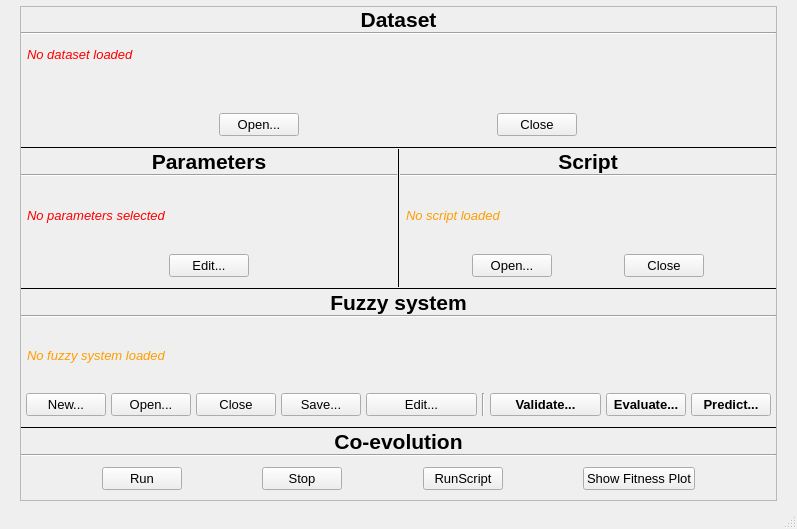
<?xml version="1.0" encoding="UTF-8"?>
<ui version="4.0">
 <class>FugeMain</class>
 <widget class="QMainWindow" name="FugeMain">
  <property name="geometry">
   <rect>
    <x>0</x>
    <y>0</y>
    <width>797</width>
    <height>529</height>
   </rect>
  </property>
  <property name="windowTitle">
   <string>FUGE-LC</string>
  </property>
  <property name="windowIcon">
   <iconset resource="fuzzyResources.qrc">
    <normaloff>:/icons/icons/fuzzy.png</normaloff>:/icons/icons/fuzzy.png</iconset>
  </property>
  <widget class="QWidget" name="centralWidget">
   <property name="sizePolicy">
    <sizepolicy hsizetype="Minimum" vsizetype="Minimum">
     <horstretch>0</horstretch>
     <verstretch>0</verstretch>
    </sizepolicy>
   </property>
   <property name="font">
    <font>
     <kerning>false</kerning>
    </font>
   </property>
   <property name="styleSheet">
    <string/>
   </property>
   <layout class="QHBoxLayout" name="horizontalLayout">
    <property name="spacing">
     <number>0</number>
    </property>
    <property name="leftMargin">
     <number>0</number>
    </property>
    <property name="topMargin">
     <number>6</number>
    </property>
    <property name="rightMargin">
     <number>0</number>
    </property>
    <property name="bottomMargin">
     <number>6</number>
    </property>
    <item>
     <spacer name="horizontalSpacer">
      <property name="orientation">
       <enum>Qt::Horizontal</enum>
      </property>
      <property name="sizeType">
       <enum>QSizePolicy::Minimum</enum>
      </property>
      <property name="sizeHint" stdset="0">
       <size>
        <width>20</width>
        <height>20</height>
       </size>
      </property>
     </spacer>
    </item>
    <item>
     <widget class="QFrame" name="frame">
      <property name="sizePolicy">
       <sizepolicy hsizetype="Minimum" vsizetype="Minimum">
        <horstretch>0</horstretch>
        <verstretch>0</verstretch>
       </sizepolicy>
      </property>
      <property name="font">
       <font>
        <pointsize>10</pointsize>
        <italic>false</italic>
        <underline>false</underline>
        <strikeout>false</strikeout>
        <stylestrategy>PreferDefault</stylestrategy>
        <kerning>true</kerning>
       </font>
      </property>
      <property name="cursor">
       <cursorShape>ArrowCursor</cursorShape>
      </property>
      <property name="acceptDrops">
       <bool>false</bool>
      </property>
      <property name="autoFillBackground">
       <bool>false</bool>
      </property>
      <property name="styleSheet">
       <string/>
      </property>
      <property name="frameShape">
       <enum>QFrame::StyledPanel</enum>
      </property>
      <property name="frameShadow">
       <enum>QFrame::Plain</enum>
      </property>
      <property name="lineWidth">
       <number>4</number>
      </property>
      <layout class="QVBoxLayout" name="verticalLayout_2">
       <property name="spacing">
        <number>0</number>
       </property>
       <property name="margin">
        <number>0</number>
       </property>
       <item>
        <layout class="QVBoxLayout" name="dataLayout">
         <property name="spacing">
          <number>0</number>
         </property>
         <property name="topMargin">
          <number>0</number>
         </property>
         <property name="bottomMargin">
          <number>0</number>
         </property>
         <item>
          <widget class="QLabel" name="label_2">
           <property name="sizePolicy">
            <sizepolicy hsizetype="Preferred" vsizetype="Fixed">
             <horstretch>0</horstretch>
             <verstretch>0</verstretch>
            </sizepolicy>
           </property>
           <property name="font">
            <font>
             <pointsize>16</pointsize>
             <weight>75</weight>
             <bold>true</bold>
            </font>
           </property>
           <property name="styleSheet">
            <string notr="true"/>
           </property>
           <property name="frameShape">
            <enum>QFrame::NoFrame</enum>
           </property>
           <property name="text">
            <string>Dataset</string>
           </property>
           <property name="alignment">
            <set>Qt::AlignCenter</set>
           </property>
          </widget>
         </item>
         <item>
          <widget class="Line" name="line_4">
           <property name="orientation">
            <enum>Qt::Horizontal</enum>
           </property>
          </widget>
         </item>
         <item>
          <spacer name="verticalSpacer_2">
           <property name="orientation">
            <enum>Qt::Vertical</enum>
           </property>
           <property name="sizeType">
            <enum>QSizePolicy::Fixed</enum>
           </property>
           <property name="sizeHint" stdset="0">
            <size>
             <width>20</width>
             <height>10</height>
            </size>
           </property>
          </spacer>
         </item>
         <item>
          <widget class="QLabel" name="label_dataInfo">
           <property name="font">
            <font>
             <italic>true</italic>
            </font>
           </property>
           <property name="styleSheet">
            <string>color: rgb(255, 0, 0)</string>
           </property>
           <property name="text">
            <string>No dataset loaded</string>
           </property>
           <property name="wordWrap">
            <bool>true</bool>
           </property>
           <property name="indent">
            <number>6</number>
           </property>
           <property name="textInteractionFlags">
            <set>Qt::LinksAccessibleByMouse|Qt::TextSelectableByMouse</set>
           </property>
          </widget>
         </item>
         <item>
          <widget class="QLabel" name="label_dataSamples">
           <property name="text">
            <string/>
           </property>
           <property name="indent">
            <number>6</number>
           </property>
          </widget>
         </item>
         <item>
          <widget class="QLabel" name="label_dataVars">
           <property name="text">
            <string/>
           </property>
           <property name="indent">
            <number>6</number>
           </property>
          </widget>
         </item>
         <item>
          <spacer name="verticalSpacer_14">
           <property name="orientation">
            <enum>Qt::Vertical</enum>
           </property>
           <property name="sizeType">
            <enum>QSizePolicy::Minimum</enum>
           </property>
           <property name="sizeHint" stdset="0">
            <size>
             <width>20</width>
             <height>10</height>
            </size>
           </property>
          </spacer>
         </item>
         <item>
          <layout class="QHBoxLayout" name="horizontalLayout_4">
           <property name="spacing">
            <number>0</number>
           </property>
           <item>
            <widget class="QPushButton" name="btOpenData">
             <property name="sizePolicy">
              <sizepolicy hsizetype="Fixed" vsizetype="Fixed">
               <horstretch>0</horstretch>
               <verstretch>0</verstretch>
              </sizepolicy>
             </property>
             <property name="text">
              <string>Open...</string>
             </property>
            </widget>
           </item>
           <item>
            <widget class="QPushButton" name="btCloseData">
             <property name="sizePolicy">
              <sizepolicy hsizetype="Fixed" vsizetype="Fixed">
               <horstretch>0</horstretch>
               <verstretch>0</verstretch>
              </sizepolicy>
             </property>
             <property name="text">
              <string>Close</string>
             </property>
            </widget>
           </item>
          </layout>
         </item>
         <item>
          <spacer name="verticalSpacer_5">
           <property name="orientation">
            <enum>Qt::Vertical</enum>
           </property>
           <property name="sizeType">
            <enum>QSizePolicy::Fixed</enum>
           </property>
           <property name="sizeHint" stdset="0">
            <size>
             <width>20</width>
             <height>10</height>
            </size>
           </property>
          </spacer>
         </item>
        </layout>
       </item>
       <item>
        <widget class="Line" name="line_3">
         <property name="frameShadow">
          <enum>QFrame::Plain</enum>
         </property>
         <property name="lineWidth">
          <number>1</number>
         </property>
         <property name="orientation">
          <enum>Qt::Horizontal</enum>
         </property>
        </widget>
       </item>
       <item>
        <layout class="QHBoxLayout" name="params_scriptLayout">
         <property name="spacing">
          <number>0</number>
         </property>
         <property name="sizeConstraint">
          <enum>QLayout::SetDefaultConstraint</enum>
         </property>
         <property name="margin">
          <number>0</number>
         </property>
         <item>
          <layout class="QVBoxLayout" name="parametersLayout">
           <property name="spacing">
            <number>0</number>
           </property>
           <property name="sizeConstraint">
            <enum>QLayout::SetFixedSize</enum>
           </property>
           <item>
            <widget class="QLabel" name="label_4">
             <property name="sizePolicy">
              <sizepolicy hsizetype="Preferred" vsizetype="Fixed">
               <horstretch>0</horstretch>
               <verstretch>0</verstretch>
              </sizepolicy>
             </property>
             <property name="font">
              <font>
               <pointsize>16</pointsize>
               <weight>75</weight>
               <bold>true</bold>
              </font>
             </property>
             <property name="text">
              <string>Parameters</string>
             </property>
             <property name="alignment">
              <set>Qt::AlignCenter</set>
             </property>
            </widget>
           </item>
           <item>
            <widget class="Line" name="line_9">
             <property name="orientation">
              <enum>Qt::Horizontal</enum>
             </property>
            </widget>
           </item>
           <item>
            <spacer name="horizontalSpacer_4">
             <property name="orientation">
              <enum>Qt::Horizontal</enum>
             </property>
             <property name="sizeType">
              <enum>QSizePolicy::MinimumExpanding</enum>
             </property>
             <property name="sizeHint" stdset="0">
              <size>
               <width>40</width>
               <height>0</height>
              </size>
             </property>
            </spacer>
           </item>
           <item>
            <spacer name="verticalSpacer_9">
             <property name="orientation">
              <enum>Qt::Vertical</enum>
             </property>
             <property name="sizeType">
              <enum>QSizePolicy::Fixed</enum>
             </property>
             <property name="sizeHint" stdset="0">
              <size>
               <width>20</width>
               <height>10</height>
              </size>
             </property>
            </spacer>
           </item>
           <item>
            <widget class="QLabel" name="label_paramInfo">
             <property name="sizePolicy">
              <sizepolicy hsizetype="Minimum" vsizetype="Minimum">
               <horstretch>0</horstretch>
               <verstretch>0</verstretch>
              </sizepolicy>
             </property>
             <property name="font">
              <font>
               <italic>true</italic>
              </font>
             </property>
             <property name="styleSheet">
              <string>color: rgb(255, 0, 0);</string>
             </property>
             <property name="text">
              <string>No parameters selected</string>
             </property>
             <property name="wordWrap">
              <bool>true</bool>
             </property>
             <property name="margin">
              <number>0</number>
             </property>
             <property name="indent">
              <number>6</number>
             </property>
             <property name="textInteractionFlags">
              <set>Qt::LinksAccessibleByMouse|Qt::TextSelectableByMouse</set>
             </property>
            </widget>
           </item>
           <item>
            <spacer name="verticalSpacer_10">
             <property name="orientation">
              <enum>Qt::Vertical</enum>
             </property>
             <property name="sizeType">
              <enum>QSizePolicy::Fixed</enum>
             </property>
             <property name="sizeHint" stdset="0">
              <size>
               <width>20</width>
               <height>10</height>
              </size>
             </property>
            </spacer>
           </item>
           <item>
            <layout class="QHBoxLayout" name="horizontalLayout_3">
             <property name="spacing">
              <number>0</number>
             </property>
             <property name="sizeConstraint">
              <enum>QLayout::SetDefaultConstraint</enum>
             </property>
             <item>
              <widget class="QPushButton" name="btEditParams">
               <property name="sizePolicy">
                <sizepolicy hsizetype="Fixed" vsizetype="Fixed">
                 <horstretch>0</horstretch>
                 <verstretch>0</verstretch>
                </sizepolicy>
               </property>
               <property name="text">
                <string>Edit...</string>
               </property>
              </widget>
             </item>
            </layout>
           </item>
           <item>
            <spacer name="verticalSpacer_8">
             <property name="orientation">
              <enum>Qt::Vertical</enum>
             </property>
             <property name="sizeType">
              <enum>QSizePolicy::Fixed</enum>
             </property>
             <property name="sizeHint" stdset="0">
              <size>
               <width>0</width>
               <height>10</height>
              </size>
             </property>
            </spacer>
           </item>
          </layout>
         </item>
         <item>
          <widget class="Line" name="line_8">
           <property name="sizePolicy">
            <sizepolicy hsizetype="Maximum" vsizetype="Minimum">
             <horstretch>0</horstretch>
             <verstretch>0</verstretch>
            </sizepolicy>
           </property>
           <property name="font">
            <font>
             <weight>50</weight>
             <bold>false</bold>
             <strikeout>false</strikeout>
             <kerning>false</kerning>
            </font>
           </property>
           <property name="contextMenuPolicy">
            <enum>Qt::DefaultContextMenu</enum>
           </property>
           <property name="autoFillBackground">
            <bool>false</bool>
           </property>
           <property name="frameShadow">
            <enum>QFrame::Plain</enum>
           </property>
           <property name="lineWidth">
            <number>1</number>
           </property>
           <property name="midLineWidth">
            <number>0</number>
           </property>
           <property name="orientation">
            <enum>Qt::Vertical</enum>
           </property>
          </widget>
         </item>
         <item>
          <layout class="QVBoxLayout" name="scriptLayout">
           <property name="spacing">
            <number>0</number>
           </property>
           <property name="sizeConstraint">
            <enum>QLayout::SetMaximumSize</enum>
           </property>
           <item>
            <widget class="QLabel" name="label_3">
             <property name="sizePolicy">
              <sizepolicy hsizetype="Preferred" vsizetype="Fixed">
               <horstretch>0</horstretch>
               <verstretch>0</verstretch>
              </sizepolicy>
             </property>
             <property name="font">
              <font>
               <pointsize>16</pointsize>
               <weight>75</weight>
               <bold>true</bold>
               <stylestrategy>PreferDefault</stylestrategy>
              </font>
             </property>
             <property name="autoFillBackground">
              <bool>false</bool>
             </property>
             <property name="text">
              <string>Script</string>
             </property>
             <property name="alignment">
              <set>Qt::AlignCenter</set>
             </property>
            </widget>
           </item>
           <item>
            <widget class="Line" name="line_5">
             <property name="orientation">
              <enum>Qt::Horizontal</enum>
             </property>
            </widget>
           </item>
           <item>
            <spacer name="horizontalSpacer_3">
             <property name="orientation">
              <enum>Qt::Horizontal</enum>
             </property>
             <property name="sizeType">
              <enum>QSizePolicy::MinimumExpanding</enum>
             </property>
             <property name="sizeHint" stdset="0">
              <size>
               <width>40</width>
               <height>0</height>
              </size>
             </property>
            </spacer>
           </item>
           <item>
            <spacer name="verticalSpacer_3">
             <property name="orientation">
              <enum>Qt::Vertical</enum>
             </property>
             <property name="sizeType">
              <enum>QSizePolicy::Fixed</enum>
             </property>
             <property name="sizeHint" stdset="0">
              <size>
               <width>20</width>
               <height>10</height>
              </size>
             </property>
            </spacer>
           </item>
           <item>
            <widget class="QLabel" name="label_scriptInfo">
             <property name="font">
              <font>
               <italic>true</italic>
              </font>
             </property>
             <property name="styleSheet">
              <string>color: rgb(255, 157, 0);</string>
             </property>
             <property name="lineWidth">
              <number>2</number>
             </property>
             <property name="text">
              <string>No script loaded</string>
             </property>
             <property name="scaledContents">
              <bool>true</bool>
             </property>
             <property name="wordWrap">
              <bool>true</bool>
             </property>
             <property name="margin">
              <number>0</number>
             </property>
             <property name="indent">
              <number>6</number>
             </property>
             <property name="textInteractionFlags">
              <set>Qt::LinksAccessibleByMouse|Qt::TextSelectableByMouse</set>
             </property>
            </widget>
           </item>
           <item>
            <spacer name="verticalSpacer_7">
             <property name="orientation">
              <enum>Qt::Vertical</enum>
             </property>
             <property name="sizeType">
              <enum>QSizePolicy::Fixed</enum>
             </property>
             <property name="sizeHint" stdset="0">
              <size>
               <width>20</width>
               <height>10</height>
              </size>
             </property>
            </spacer>
           </item>
           <item>
            <layout class="QHBoxLayout" name="horizontalLayout_5">
             <property name="spacing">
              <number>0</number>
             </property>
             <item>
              <widget class="QPushButton" name="btOpenScript">
               <property name="sizePolicy">
                <sizepolicy hsizetype="Fixed" vsizetype="Fixed">
                 <horstretch>0</horstretch>
                 <verstretch>0</verstretch>
                </sizepolicy>
               </property>
               <property name="text">
                <string>Open...</string>
               </property>
              </widget>
             </item>
             <item>
              <widget class="QPushButton" name="btCloseScript">
               <property name="sizePolicy">
                <sizepolicy hsizetype="Fixed" vsizetype="Fixed">
                 <horstretch>0</horstretch>
                 <verstretch>0</verstretch>
                </sizepolicy>
               </property>
               <property name="text">
                <string>Close</string>
               </property>
              </widget>
             </item>
            </layout>
           </item>
           <item>
            <spacer name="verticalSpacer_6">
             <property name="orientation">
              <enum>Qt::Vertical</enum>
             </property>
             <property name="sizeType">
              <enum>QSizePolicy::Fixed</enum>
             </property>
             <property name="sizeHint" stdset="0">
              <size>
               <width>20</width>
               <height>10</height>
              </size>
             </property>
            </spacer>
           </item>
          </layout>
         </item>
        </layout>
       </item>
       <item>
        <layout class="QVBoxLayout" name="fuzzyLayout">
         <property name="spacing">
          <number>0</number>
         </property>
         <item>
          <widget class="Line" name="line_7">
           <property name="frameShadow">
            <enum>QFrame::Plain</enum>
           </property>
           <property name="lineWidth">
            <number>1</number>
           </property>
           <property name="orientation">
            <enum>Qt::Horizontal</enum>
           </property>
          </widget>
         </item>
         <item>
          <widget class="QLabel" name="label">
           <property name="sizePolicy">
            <sizepolicy hsizetype="Preferred" vsizetype="Fixed">
             <horstretch>0</horstretch>
             <verstretch>0</verstretch>
            </sizepolicy>
           </property>
           <property name="font">
            <font>
             <pointsize>16</pointsize>
             <weight>75</weight>
             <bold>true</bold>
            </font>
           </property>
           <property name="text">
            <string>Fuzzy system</string>
           </property>
           <property name="alignment">
            <set>Qt::AlignCenter</set>
           </property>
          </widget>
         </item>
         <item>
          <widget class="Line" name="line_6">
           <property name="orientation">
            <enum>Qt::Horizontal</enum>
           </property>
          </widget>
         </item>
         <item>
          <spacer name="verticalSpacer">
           <property name="orientation">
            <enum>Qt::Vertical</enum>
           </property>
           <property name="sizeType">
            <enum>QSizePolicy::Fixed</enum>
           </property>
           <property name="sizeHint" stdset="0">
            <size>
             <width>60</width>
             <height>10</height>
            </size>
           </property>
          </spacer>
         </item>
         <item>
          <widget class="QLabel" name="label_fuzzyInfo">
           <property name="font">
            <font>
             <italic>true</italic>
            </font>
           </property>
           <property name="styleSheet">
            <string>color: rgb(255, 157, 0);</string>
           </property>
           <property name="text">
            <string>No fuzzy system loaded</string>
           </property>
           <property name="wordWrap">
            <bool>true</bool>
           </property>
           <property name="margin">
            <number>0</number>
           </property>
           <property name="indent">
            <number>6</number>
           </property>
           <property name="textInteractionFlags">
            <set>Qt::LinksAccessibleByMouse|Qt::TextSelectableByMouse</set>
           </property>
          </widget>
         </item>
         <item>
          <spacer name="verticalSpacer_11">
           <property name="orientation">
            <enum>Qt::Vertical</enum>
           </property>
           <property name="sizeType">
            <enum>QSizePolicy::Fixed</enum>
           </property>
           <property name="sizeHint" stdset="0">
            <size>
             <width>20</width>
             <height>10</height>
            </size>
           </property>
          </spacer>
         </item>
         <item>
          <layout class="QHBoxLayout" name="horizontalLayout_6">
           <property name="spacing">
            <number>0</number>
           </property>
           <item>
            <spacer name="horizontalSpacer_17">
             <property name="orientation">
              <enum>Qt::Horizontal</enum>
             </property>
             <property name="sizeType">
              <enum>QSizePolicy::Fixed</enum>
             </property>
             <property name="sizeHint" stdset="0">
              <size>
               <width>5</width>
               <height>20</height>
              </size>
             </property>
            </spacer>
           </item>
           <item>
            <widget class="QPushButton" name="btNewFuzzy">
             <property name="sizePolicy">
              <sizepolicy hsizetype="Fixed" vsizetype="Fixed">
               <horstretch>0</horstretch>
               <verstretch>0</verstretch>
              </sizepolicy>
             </property>
             <property name="text">
              <string>New...</string>
             </property>
            </widget>
           </item>
           <item>
            <spacer name="horizontalSpacer_12">
             <property name="orientation">
              <enum>Qt::Horizontal</enum>
             </property>
             <property name="sizeType">
              <enum>QSizePolicy::Fixed</enum>
             </property>
             <property name="sizeHint" stdset="0">
              <size>
               <width>5</width>
               <height>20</height>
              </size>
             </property>
            </spacer>
           </item>
           <item>
            <widget class="QPushButton" name="btOpenFuzzy">
             <property name="sizePolicy">
              <sizepolicy hsizetype="Fixed" vsizetype="Fixed">
               <horstretch>0</horstretch>
               <verstretch>0</verstretch>
              </sizepolicy>
             </property>
             <property name="text">
              <string>Open...</string>
             </property>
            </widget>
           </item>
           <item>
            <spacer name="horizontalSpacer_13">
             <property name="orientation">
              <enum>Qt::Horizontal</enum>
             </property>
             <property name="sizeType">
              <enum>QSizePolicy::Fixed</enum>
             </property>
             <property name="sizeHint" stdset="0">
              <size>
               <width>5</width>
               <height>20</height>
              </size>
             </property>
            </spacer>
           </item>
           <item>
            <widget class="QPushButton" name="btCloseFuzzy">
             <property name="sizePolicy">
              <sizepolicy hsizetype="Fixed" vsizetype="Fixed">
               <horstretch>0</horstretch>
               <verstretch>0</verstretch>
              </sizepolicy>
             </property>
             <property name="text">
              <string>Close</string>
             </property>
            </widget>
           </item>
           <item>
            <spacer name="horizontalSpacer_14">
             <property name="orientation">
              <enum>Qt::Horizontal</enum>
             </property>
             <property name="sizeType">
              <enum>QSizePolicy::Fixed</enum>
             </property>
             <property name="sizeHint" stdset="0">
              <size>
               <width>5</width>
               <height>20</height>
              </size>
             </property>
            </spacer>
           </item>
           <item>
            <widget class="QPushButton" name="btSaveFuzzy">
             <property name="sizePolicy">
              <sizepolicy hsizetype="Fixed" vsizetype="Fixed">
               <horstretch>0</horstretch>
               <verstretch>0</verstretch>
              </sizepolicy>
             </property>
             <property name="text">
              <string>Save...</string>
             </property>
            </widget>
           </item>
           <item>
            <spacer name="horizontalSpacer_15">
             <property name="orientation">
              <enum>Qt::Horizontal</enum>
             </property>
             <property name="sizeType">
              <enum>QSizePolicy::Fixed</enum>
             </property>
             <property name="sizeHint" stdset="0">
              <size>
               <width>5</width>
               <height>20</height>
              </size>
             </property>
            </spacer>
           </item>
           <item>
            <widget class="QPushButton" name="btEditFuzzy">
             <property name="text">
              <string>Edit...</string>
             </property>
            </widget>
           </item>
           <item>
            <spacer name="horizontalSpacer_10">
             <property name="orientation">
              <enum>Qt::Horizontal</enum>
             </property>
             <property name="sizeType">
              <enum>QSizePolicy::Fixed</enum>
             </property>
             <property name="sizeHint" stdset="0">
              <size>
               <width>5</width>
               <height>20</height>
              </size>
             </property>
            </spacer>
           </item>
           <item>
            <widget class="Line" name="line_11">
             <property name="orientation">
              <enum>Qt::Vertical</enum>
             </property>
            </widget>
           </item>
           <item>
            <spacer name="horizontalSpacer_11">
             <property name="orientation">
              <enum>Qt::Horizontal</enum>
             </property>
             <property name="sizeType">
              <enum>QSizePolicy::Fixed</enum>
             </property>
             <property name="sizeHint" stdset="0">
              <size>
               <width>5</width>
               <height>20</height>
              </size>
             </property>
            </spacer>
           </item>
           <item>
            <widget class="QPushButton" name="btValidate">
             <property name="font">
              <font>
               <weight>75</weight>
               <bold>true</bold>
              </font>
             </property>
             <property name="text">
              <string>Validate...</string>
             </property>
            </widget>
           </item>
           <item>
            <spacer name="horizontalSpacer_19">
             <property name="orientation">
              <enum>Qt::Horizontal</enum>
             </property>
             <property name="sizeType">
              <enum>QSizePolicy::Fixed</enum>
             </property>
             <property name="sizeHint" stdset="0">
              <size>
               <width>5</width>
               <height>20</height>
              </size>
             </property>
            </spacer>
           </item>
           <item>
            <widget class="QPushButton" name="btEvaluate">
             <property name="sizePolicy">
              <sizepolicy hsizetype="Fixed" vsizetype="Fixed">
               <horstretch>0</horstretch>
               <verstretch>0</verstretch>
              </sizepolicy>
             </property>
             <property name="font">
              <font>
               <weight>75</weight>
               <bold>true</bold>
              </font>
             </property>
             <property name="text">
              <string>Evaluate...</string>
             </property>
             <property name="flat">
              <bool>false</bool>
             </property>
            </widget>
           </item>
           <item>
            <spacer name="horizontalSpacer_16">
             <property name="orientation">
              <enum>Qt::Horizontal</enum>
             </property>
             <property name="sizeType">
              <enum>QSizePolicy::Fixed</enum>
             </property>
             <property name="sizeHint" stdset="0">
              <size>
               <width>5</width>
               <height>20</height>
              </size>
             </property>
            </spacer>
           </item>
           <item>
            <widget class="QPushButton" name="btPredict">
             <property name="sizePolicy">
              <sizepolicy hsizetype="Fixed" vsizetype="Fixed">
               <horstretch>0</horstretch>
               <verstretch>0</verstretch>
              </sizepolicy>
             </property>
             <property name="font">
              <font>
               <weight>75</weight>
               <bold>true</bold>
              </font>
             </property>
             <property name="text">
              <string>Predict...</string>
             </property>
            </widget>
           </item>
           <item>
            <spacer name="horizontalSpacer_18">
             <property name="orientation">
              <enum>Qt::Horizontal</enum>
             </property>
             <property name="sizeType">
              <enum>QSizePolicy::Fixed</enum>
             </property>
             <property name="sizeHint" stdset="0">
              <size>
               <width>5</width>
               <height>20</height>
              </size>
             </property>
            </spacer>
           </item>
          </layout>
         </item>
         <item>
          <spacer name="verticalSpacer_16">
           <property name="orientation">
            <enum>Qt::Vertical</enum>
           </property>
           <property name="sizeType">
            <enum>QSizePolicy::Fixed</enum>
           </property>
           <property name="sizeHint" stdset="0">
            <size>
             <width>20</width>
             <height>10</height>
            </size>
           </property>
          </spacer>
         </item>
        </layout>
       </item>
       <item>
        <widget class="Line" name="line_2">
         <property name="frameShadow">
          <enum>QFrame::Plain</enum>
         </property>
         <property name="lineWidth">
          <number>1</number>
         </property>
         <property name="orientation">
          <enum>Qt::Horizontal</enum>
         </property>
        </widget>
       </item>
       <item>
        <layout class="QVBoxLayout" name="verticalLayout">
         <property name="spacing">
          <number>0</number>
         </property>
         <item>
          <widget class="QLabel" name="label_5">
           <property name="sizePolicy">
            <sizepolicy hsizetype="Preferred" vsizetype="Fixed">
             <horstretch>0</horstretch>
             <verstretch>0</verstretch>
            </sizepolicy>
           </property>
           <property name="font">
            <font>
             <pointsize>16</pointsize>
             <weight>75</weight>
             <bold>true</bold>
            </font>
           </property>
           <property name="text">
            <string>Co-evolution</string>
           </property>
           <property name="alignment">
            <set>Qt::AlignCenter</set>
           </property>
          </widget>
         </item>
         <item>
          <widget class="Line" name="line_10">
           <property name="orientation">
            <enum>Qt::Horizontal</enum>
           </property>
          </widget>
         </item>
         <item>
          <spacer name="verticalSpacer_12">
           <property name="orientation">
            <enum>Qt::Vertical</enum>
           </property>
           <property name="sizeType">
            <enum>QSizePolicy::Fixed</enum>
           </property>
           <property name="sizeHint" stdset="0">
            <size>
             <width>20</width>
             <height>10</height>
            </size>
           </property>
          </spacer>
         </item>
         <item>
          <layout class="QHBoxLayout" name="buttonsLayout">
           <property name="spacing">
            <number>0</number>
           </property>
           <item>
            <spacer name="horizontalSpacer_8">
             <property name="orientation">
              <enum>Qt::Horizontal</enum>
             </property>
             <property name="sizeHint" stdset="0">
              <size>
               <width>40</width>
               <height>20</height>
              </size>
             </property>
            </spacer>
           </item>
           <item>
            <widget class="QPushButton" name="btRun">
             <property name="sizePolicy">
              <sizepolicy hsizetype="Minimum" vsizetype="Fixed">
               <horstretch>0</horstretch>
               <verstretch>0</verstretch>
              </sizepolicy>
             </property>
             <property name="text">
              <string>Run</string>
             </property>
            </widget>
           </item>
           <item>
            <spacer name="horizontalSpacer_5">
             <property name="orientation">
              <enum>Qt::Horizontal</enum>
             </property>
             <property name="sizeHint" stdset="0">
              <size>
               <width>40</width>
               <height>20</height>
              </size>
             </property>
            </spacer>
           </item>
           <item>
            <widget class="QPushButton" name="btStop">
             <property name="sizePolicy">
              <sizepolicy hsizetype="Minimum" vsizetype="Fixed">
               <horstretch>0</horstretch>
               <verstretch>0</verstretch>
              </sizepolicy>
             </property>
             <property name="text">
              <string>Stop</string>
             </property>
            </widget>
           </item>
           <item>
            <spacer name="horizontalSpacer_6">
             <property name="orientation">
              <enum>Qt::Horizontal</enum>
             </property>
             <property name="sizeHint" stdset="0">
              <size>
               <width>40</width>
               <height>20</height>
              </size>
             </property>
            </spacer>
           </item>
           <item>
            <widget class="QPushButton" name="btRunScript">
             <property name="text">
              <string>RunScript</string>
             </property>
            </widget>
           </item>
           <item>
            <spacer name="horizontalSpacer_7">
             <property name="orientation">
              <enum>Qt::Horizontal</enum>
             </property>
             <property name="sizeHint" stdset="0">
              <size>
               <width>40</width>
               <height>20</height>
              </size>
             </property>
            </spacer>
           </item>
           <item>
            <widget class="QPushButton" name="btGraph">
             <property name="text">
              <string>Show Fitness Plot</string>
             </property>
            </widget>
           </item>
           <item>
            <spacer name="horizontalSpacer_9">
             <property name="orientation">
              <enum>Qt::Horizontal</enum>
             </property>
             <property name="sizeHint" stdset="0">
              <size>
               <width>40</width>
               <height>20</height>
              </size>
             </property>
            </spacer>
           </item>
          </layout>
         </item>
         <item>
          <spacer name="verticalSpacer_17">
           <property name="orientation">
            <enum>Qt::Vertical</enum>
           </property>
           <property name="sizeType">
            <enum>QSizePolicy::Fixed</enum>
           </property>
           <property name="sizeHint" stdset="0">
            <size>
             <width>20</width>
             <height>10</height>
            </size>
           </property>
          </spacer>
         </item>
        </layout>
       </item>
      </layout>
     </widget>
    </item>
    <item>
     <spacer name="horizontalSpacer_2">
      <property name="orientation">
       <enum>Qt::Horizontal</enum>
      </property>
      <property name="sizeType">
       <enum>QSizePolicy::Minimum</enum>
      </property>
      <property name="sizeHint" stdset="0">
       <size>
        <width>20</width>
        <height>20</height>
       </size>
      </property>
     </spacer>
    </item>
   </layout>
  </widget>
  <widget class="QMenuBar" name="menuBar">
   <property name="geometry">
    <rect>
     <x>0</x>
     <y>0</y>
     <width>797</width>
     <height>21</height>
    </rect>
   </property>
  </widget>
  <widget class="QStatusBar" name="statusBar"/>
 </widget>
 <layoutdefault spacing="6" margin="11"/>
 <resources>
  <include location="fuzzyResources.qrc"/>
 </resources>
 <connections/>
</ui>
